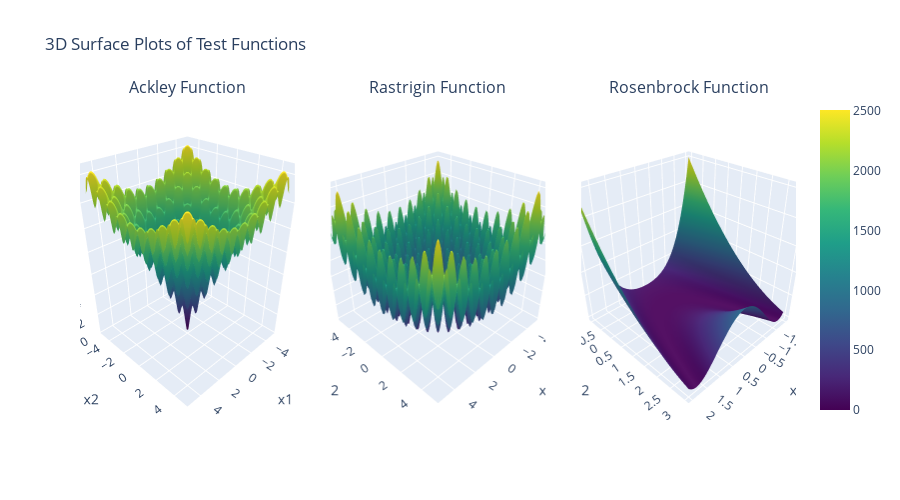

The cell this chart's notebook holds for it:
### Markdown cell above
### 3D Visualizations of Test Functions

### Code cell
# Create 3D surface plots for all test functions
test_funcs_3d = [
    ('Ackley', ackley_2d, (-5, 5), (-5, 5)),
    ('Rastrigin', rastrigin_2d, (-5.12, 5.12), (-5.12, 5.12)),
    ('Rosenbrock', rosenbrock_2d, (-2, 2), (-1, 3))
]

fig = make_subplots(
    rows=1, cols=3,
    subplot_titles=['Ackley Function', 'Rastrigin Function', 'Rosenbrock Function'],
    specs=[[{'type': 'surface'}, {'type': 'surface'}, {'type': 'surface'}]],
    horizontal_spacing=0.05
)

for col_idx, (name, func, x_bounds, y_bounds) in enumerate(test_funcs_3d, start=1):
    # Create grid
    x_range = np.linspace(x_bounds[0], x_bounds[1], 100)
    y_range = np.linspace(y_bounds[0], y_bounds[1], 100)
    X, Y = np.meshgrid(x_range, y_range)
    Z = np.zeros_like(X)
    
    for i in range(X.shape[0]):
        for j in range(X.shape[1]):
            Z[i, j] = func(np.array([X[i, j], Y[i, j]]))
    
    # Add surface
    fig.add_trace(
        go.Surface(
            x=X, y=Y, z=Z,
            colorscale='Viridis',
            showscale=(col_idx == 3),
            name=name
        ),
        row=1, col=col_idx
    )

fig.update_layout(
    title_text="3D Surface Plots of Test Functions",
    height=500,
    showlegend=False
)

# Update axes labels
for i in range(1, 4):
    fig.update_scenes(
        dict(
            xaxis_title='x1',
            yaxis_title='x2',
            zaxis_title='f(x)',
            camera=dict(eye=dict(x=1.5, y=1.5, z=1.3))
        ),
        row=1, col=i
    )

fig.show()

### Figure 1 — Plotly figure (JSON) as saved in the notebook; plotly's stock layout.template omitted (floating-point values rounded to 4 significant figures; data arrays with more than 128 entries replaced by an {"elided": "..."} marker saying what was removed)
{"data": [{"colorscale": [[0, "#440154"], [0.1111, "#482878"], [0.2222, "#3e4989"], [0.3333, "#31688e"], [0.4444, "#26828e"], [0.5556, "#1f9e89"], [0.6667, "#35b779"], [0.7778, "#6ece58"], [0.8889, "#b5de2b"], [1, "#fde725"]], "name": "Ackley", "scene": "scene", "showscale": false, "type": "surface", "x": {"elided": "100x100 float values"}, "y": {"elided": "100x100 float values"}, "z": {"elided": "100x100 float values"}}, {"colorscale": [[0, "#440154"], [0.1111, "#482878"], [0.2222, "#3e4989"], [0.3333, "#31688e"], [0.4444, "#26828e"], [0.5556, "#1f9e89"], [0.6667, "#35b779"], [0.7778, "#6ece58"], [0.8889, "#b5de2b"], [1, "#fde725"]], "name": "Rastrigin", "scene": "scene2", "showscale": false, "type": "surface", "x": {"elided": "100x100 float values"}, "y": {"elided": "100x100 float values"}, "z": {"elided": "100x100 float values"}}, {"colorscale": [[0, "#440154"], [0.1111, "#482878"], [0.2222, "#3e4989"], [0.3333, "#31688e"], [0.4444, "#26828e"], [0.5556, "#1f9e89"], [0.6667, "#35b779"], [0.7778, "#6ece58"], [0.8889, "#b5de2b"], [1, "#fde725"]], "name": "Rosenbrock", "scene": "scene3", "showscale": true, "type": "surface", "x": {"elided": "100x100 float values"}, "y": {"elided": "100x100 float values"}, "z": {"elided": "100x100 float values"}}], "layout": {"annotations": [{"font": {"size": 16}, "showarrow": false, "text": "Ackley Function", "x": 0.15, "xanchor": "center", "xref": "paper", "y": 1, "yanchor": "bottom", "yref": "paper"}, {"font": {"size": 16}, "showarrow": false, "text": "Rastrigin Function", "x": 0.5, "xanchor": "center", "xref": "paper", "y": 1, "yanchor": "bottom", "yref": "paper"}, {"font": {"size": 16}, "showarrow": false, "text": "Rosenbrock Function", "x": 0.85, "xanchor": "center", "xref": "paper", "y": 1, "yanchor": "bottom", "yref": "paper"}], "height": 500, "scene": {"camera": {"eye": {"x": 1.5, "y": 1.5, "z": 1.3}}, "domain": {"x": [0, 0.3], "y": [0, 1]}, "xaxis": {"title": {"text": "x1"}}, "yaxis": {"title": {"text": "x2"}}, "zaxis": {"title": {"text": "f(x)"}}}, "scene2": {"camera": {"eye": {"x": 1.5, "y": 1.5, "z": 1.3}}, "domain": {"x": [0.35, 0.65], "y": [0, 1]}, "xaxis": {"title": {"text": "x1"}}, "yaxis": {"title": {"text": "x2"}}, "zaxis": {"title": {"text": "f(x)"}}}, "scene3": {"camera": {"eye": {"x": 1.5, "y": 1.5, "z": 1.3}}, "domain": {"x": [0.7, 1], "y": [0, 1]}, "xaxis": {"title": {"text": "x1"}}, "yaxis": {"title": {"text": "x2"}}, "zaxis": {"title": {"text": "f(x)"}}}, "showlegend": false, "title": {"text": "3D Surface Plots of Test Functions"}}}
